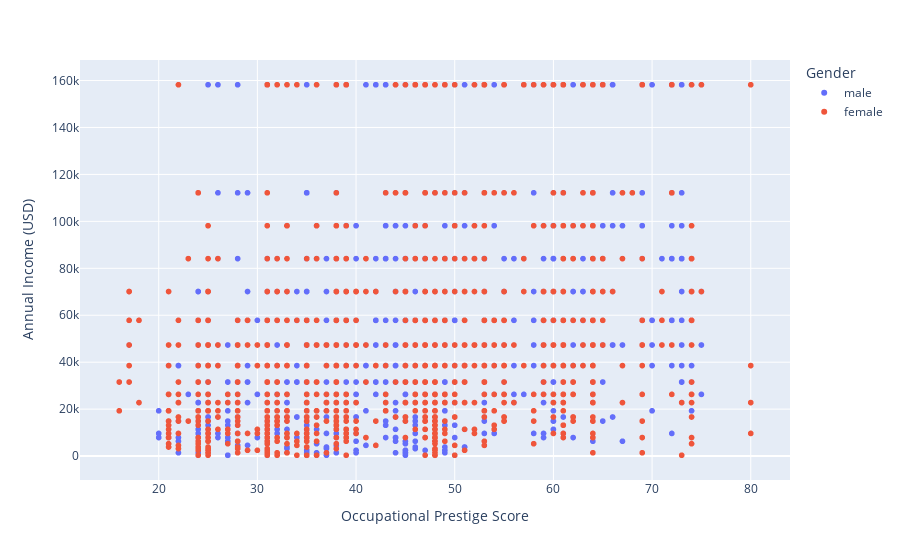

Notebook code for this chart:
### Markdown cell above
## Problem 4
Create an interactive scatterplot with `job_prestige` on the x-axis and `income` on the y-axis. Color code the points by `sex` and make sure that the figure includes a legend for these colors. Also include two best-fit lines, one for men and one for women. Finally, include hover data that shows us the values of `education` and `socioeconomic_index` for any point the mouse hovers over. Write presentable labels for the x and y-axes, but don't bother with a title because we will be using a subtitle on the dashboard for this graphic. 

If you see an error that says the package "statsmodels" is not installed, add it to your conda environment via the terminal by activating the environment then typing `conda install statsmodels`. [15 points]

### Code cell
# Interactive scatterplot with best-fit lines by sex
fig = px.scatter(
    gss_clean,
    x="job_prestige",
    y="income",
    color="sex",
    hover_data=["education", "socioeconomic_index"],
    trendline="ols",          # ordinary least squares regression
    trendline_scope="group",  # separate lines for men and women
    labels={
        "job_prestige": "Occupational Prestige Score",
        "income": "Annual Income (USD)",
        "sex": "Gender"
    }
)

fig.show()

### Figure 1 — Plotly figure (JSON) as saved in the notebook; plotly's stock layout.template omitted (floating-point values rounded to 4 significant figures; data arrays with more than 128 entries replaced by an {"elided": "..."} marker saying what was removed)
{"data": [{"customdata": {"elided": "1052x2 float values"}, "hovertemplate": "Gender=male<br>Occupational Prestige Score=%{x}<br>Annual Income (USD)=%{y}<br>education=%{customdata[0]}<br>socioeconomic_index=%{customdata[1]}<extra></extra>", "legendgroup": "male", "marker": {"color": "#636efa", "symbol": "circle"}, "mode": "markers", "name": "male", "showlegend": true, "type": "scattergl", "x": {"elided": "1052 float values"}, "xaxis": "x", "y": {"elided": "1052 float values"}, "yaxis": "y"}, {"customdata": {"elided": "1296x2 float values"}, "hovertemplate": "Gender=female<br>Occupational Prestige Score=%{x}<br>Annual Income (USD)=%{y}<br>education=%{customdata[0]}<br>socioeconomic_index=%{customdata[1]}<extra></extra>", "legendgroup": "female", "marker": {"color": "#EF553B", "symbol": "circle"}, "mode": "markers", "name": "female", "showlegend": true, "type": "scattergl", "x": {"elided": "1296 float values"}, "xaxis": "x", "y": {"elided": "1296 float values"}, "yaxis": "y"}], "layout": {"legend": {"title": {"text": "Gender"}, "tracegroupgap": 0}, "margin": {"t": 60}, "xaxis": {"anchor": "y", "domain": [0, 1], "title": {"text": "Occupational Prestige Score"}}, "yaxis": {"anchor": "x", "domain": [0, 1], "title": {"text": "Annual Income (USD)"}}}}
